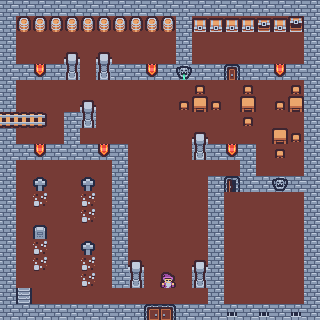

Tiled map render using the project's own tile images. Description and the whole map definition, tile-layer contents included, below:
An orthogonal 20x20 tile map with 16x16 px tiles, 5 tile layers (ground, floor, player, objects, ...).

<map version="1.9" tiledversion="1.9.2" orientation="orthogonal" renderorder="right-down" width="20" height="20" tilewidth="16" tileheight="16" infinite="0" nextlayerid="14" nextobjectid="957">
 <tileset firstgid="1" source="dungeon.tsx" />
 <layer id="6" name="ground" width="20" height="20">
  <data encoding="csv">
1,1,1,1,1,1,1,1,1,1,1,1,1,1,1,1,1,1,1,1,
1,1,1,1,1,1,1,1,1,1,1,1,1,1,1,1,1,1,1,1,
1,1,1,1,1,1,1,1,1,1,1,1,1,1,1,1,1,1,1,1,
1,1,1,1,1,1,1,1,1,1,1,1,1,1,1,1,1,1,1,1,
1,1,1,1,1,1,1,1,1,1,1,1,1,1,1,1,1,1,1,1,
1,1,1,1,1,1,1,1,1,1,1,1,1,1,1,1,1,1,1,1,
1,1,1,1,1,1,1,1,1,1,1,1,1,1,1,1,1,1,1,1,
1,1,1,1,1,1,1,1,1,1,1,1,1,1,1,1,1,1,1,1,
1,1,1,1,1,1,1,1,1,1,1,1,1,1,1,1,1,1,1,1,
1,1,1,1,1,1,1,1,1,1,1,1,1,1,1,1,1,1,1,1,
1,1,1,1,1,1,1,1,1,1,1,1,1,1,1,1,1,1,1,1,
1,1,1,1,1,1,1,1,1,1,1,1,1,1,1,1,1,1,1,1,
1,1,1,1,1,1,1,1,1,1,1,1,1,1,1,1,1,1,1,1,
1,1,1,1,1,1,1,1,1,1,1,1,1,1,1,1,1,1,1,1,
1,1,1,1,1,1,1,1,1,1,1,1,1,1,1,1,1,1,1,1,
1,1,1,1,1,1,1,1,1,1,1,1,1,1,1,1,1,1,1,1,
1,1,1,1,1,1,1,1,1,1,1,1,1,1,1,1,1,1,1,1,
1,1,1,1,1,1,1,1,1,1,1,1,1,1,1,1,1,1,1,1,
1,1,1,1,1,1,1,1,1,1,1,1,1,1,1,1,1,1,1,1,
1,1,1,1,1,1,1,1,1,1,1,1,1,1,1,1,1,1,1,1
</data>
 </layer>
 <layer id="1" name="floor" width="20" height="20">
  <data encoding="csv">
41,41,41,41,41,41,41,41,41,41,41,41,41,41,41,41,41,41,41,41,
41,0,0,0,0,0,0,0,0,0,0,41,0,0,0,0,0,0,0,41,
41,0,0,0,0,0,0,0,0,0,0,41,0,0,0,0,0,0,0,41,
41,0,0,0,0,0,0,0,0,0,0,41,0,0,0,0,0,0,0,41,
41,41,30,41,19,0,19,41,41,30,41,21,41,41,46,41,41,30,41,41,
41,0,0,0,0,0,0,0,0,0,0,0,0,0,0,0,0,0,0,41,
41,0,0,0,0,0,0,0,0,0,0,0,0,0,0,0,0,0,0,41,
71,71,81,0,41,19,0,0,0,0,0,0,0,0,0,0,0,0,0,41,
41,0,0,0,41,0,0,0,0,0,0,0,0,0,0,0,0,0,0,41,
41,41,30,41,41,41,30,41,0,0,0,0,19,41,30,41,0,0,0,41,
41,0,0,0,0,0,0,41,0,0,0,0,0,0,0,41,0,0,0,41,
41,0,0,0,0,0,0,41,0,0,0,0,0,41,22,41,41,20,41,41,
41,0,25,0,0,25,0,41,0,0,0,0,0,41,0,0,0,0,0,41,
41,0,0,0,0,25,0,41,0,0,0,0,0,41,0,0,0,0,0,41,
41,0,0,0,0,0,0,41,0,0,0,0,0,41,0,0,0,0,0,41,
41,0,25,0,0,0,0,41,0,0,0,0,0,41,0,0,0,0,0,41,
41,0,25,0,0,25,0,41,0,0,0,0,0,41,0,0,0,0,0,41,
41,0,0,0,0,25,0,41,19,0,0,0,19,41,0,0,0,0,0,41,
41,40,0,0,0,0,0,0,0,0,0,0,0,41,0,0,0,0,0,41,
41,41,41,41,41,41,41,41,41,47,48,41,41,41,29,41,29,41,29,41
</data>
 </layer>
 <layer id="11" name="player" width="20" height="20">
  <data encoding="csv">
0,0,0,0,0,0,0,0,0,0,0,0,0,0,0,0,0,0,0,0,
0,0,0,0,0,0,0,0,0,0,0,0,0,0,0,0,0,0,0,0,
0,0,0,0,0,0,0,0,0,0,0,0,0,0,0,0,0,0,0,0,
0,0,0,0,0,0,0,0,0,0,0,0,0,0,0,0,0,0,0,0,
0,0,0,0,0,0,0,0,0,0,0,0,0,0,0,0,0,0,0,0,
0,0,0,0,0,0,0,0,0,0,0,0,0,0,0,0,0,0,0,0,
0,0,0,0,0,0,0,0,0,0,0,0,0,0,0,0,0,0,0,0,
0,0,0,0,0,0,0,0,0,0,0,0,0,0,0,0,0,0,0,0,
0,0,0,0,0,0,0,0,0,0,0,0,0,0,0,0,0,0,0,0,
0,0,0,0,0,0,0,0,0,0,0,0,0,0,0,0,0,0,0,0,
0,0,0,0,0,0,0,0,0,0,0,0,0,0,0,0,0,0,0,0,
0,0,0,0,0,0,0,0,0,0,0,0,0,0,0,0,0,0,0,0,
0,0,0,0,0,0,0,0,0,0,0,0,0,0,0,0,0,0,0,0,
0,0,0,0,0,0,0,0,0,0,0,0,0,0,0,0,0,0,0,0,
0,0,0,0,0,0,0,0,0,0,0,0,0,0,0,0,0,0,0,0,
0,0,0,0,0,0,0,0,0,0,0,0,0,0,0,0,0,0,0,0,
0,0,0,0,0,0,0,0,0,0,0,0,0,0,0,0,0,0,0,0,
0,0,0,0,0,0,0,0,0,0,85,0,0,0,0,0,0,0,0,0,
0,0,0,0,0,0,0,0,0,0,0,0,0,0,0,0,0,0,0,0,
0,0,0,0,0,0,0,0,0,0,0,0,0,0,0,0,0,0,0,0
</data>
 </layer>
 <layer id="2" name="objects" width="20" height="20">
  <data encoding="csv">
0,0,0,0,0,0,0,0,0,0,0,0,0,0,0,0,0,0,0,0,
0,83,83,83,83,83,83,83,83,83,83,0,90,90,90,90,91,90,92,0,
0,0,0,0,0,0,0,0,0,0,0,0,0,0,0,0,0,0,0,0,
0,0,0,0,0,0,0,0,0,0,0,0,0,0,0,0,0,0,0,0,
0,0,0,0,0,0,0,0,0,0,0,0,0,0,0,0,0,0,0,0,
0,0,0,0,0,0,0,0,0,0,0,0,74,0,0,74,0,0,74,0,
0,0,0,0,0,0,0,0,0,0,0,74,73,74,0,73,0,74,73,0,
0,0,0,0,0,0,0,0,0,0,0,0,0,0,0,74,0,0,0,0,
0,0,0,0,0,0,0,0,0,0,0,0,0,0,0,0,0,73,74,0,
0,0,0,0,0,0,0,0,0,0,0,0,0,0,0,0,0,74,0,0,
0,0,0,0,0,0,0,0,0,0,0,0,0,0,0,0,0,0,0,0,
0,0,65,0,0,65,0,0,0,0,0,0,0,0,0,0,0,0,0,0,
0,0,0,0,0,0,0,0,0,0,0,0,0,0,0,0,0,0,0,0,
0,0,0,0,0,0,0,0,0,0,0,0,0,0,0,0,0,0,0,0,
0,0,66,0,0,0,0,0,0,0,0,0,0,0,0,0,0,0,0,0,
0,0,0,0,0,65,0,0,0,0,0,0,0,0,0,0,0,0,0,0,
0,0,0,0,0,0,0,0,0,0,0,0,0,0,0,0,0,0,0,0,
0,0,0,0,0,0,0,0,0,0,0,0,0,0,0,0,0,0,0,0,
0,0,0,0,0,0,0,0,0,0,0,0,0,0,0,0,0,0,0,0,
0,0,0,0,0,0,0,0,0,0,0,0,0,0,0,0,0,0,0,0
</data>
 </layer>
 <layer id="13" name="level1" width="20" height="20">
  <data encoding="csv">
0,0,0,0,0,0,0,0,0,0,0,0,0,0,0,0,0,0,0,0,
0,0,0,0,0,0,0,0,0,0,0,0,0,0,0,0,0,0,0,0,
0,0,0,0,0,0,0,0,0,0,0,0,0,0,0,0,0,0,0,0,
0,0,0,0,7,0,7,0,0,0,0,0,0,0,0,0,0,0,0,0,
0,0,0,0,0,0,0,0,0,0,0,0,0,0,0,0,0,0,0,0,
0,0,0,0,0,0,0,0,0,0,0,0,0,0,0,0,0,0,0,0,
0,0,0,0,0,7,0,0,0,0,0,0,0,0,0,0,0,0,0,0,
0,0,0,0,0,0,0,0,0,0,0,0,0,0,0,0,0,0,0,0,
0,0,0,0,0,0,0,0,0,0,0,0,7,0,0,0,0,0,0,0,
0,0,0,0,0,0,0,0,0,0,0,0,0,0,0,0,0,0,0,0,
0,0,0,0,0,0,0,0,0,0,0,0,0,0,0,0,0,0,0,0,
0,0,0,0,0,0,0,0,0,0,0,0,0,0,0,0,0,0,0,0,
0,0,0,0,0,0,0,0,0,0,0,0,0,0,0,0,0,0,0,0,
0,0,0,0,0,0,0,0,0,0,0,0,0,0,0,0,0,0,0,0,
0,0,0,0,0,0,0,0,0,0,0,0,0,0,0,0,0,0,0,0,
0,0,0,0,0,0,0,0,0,0,0,0,0,0,0,0,0,0,0,0,
0,0,0,0,0,0,0,0,7,0,0,0,7,0,0,0,0,0,0,0,
0,0,0,0,0,0,0,0,0,0,0,0,0,0,0,0,0,0,0,0,
0,0,0,0,0,0,0,0,0,0,0,0,0,0,0,0,0,0,0,0,
0,0,0,0,0,0,0,0,0,0,0,0,0,0,0,0,0,0,0,0
</data>
 </layer>
</map>
